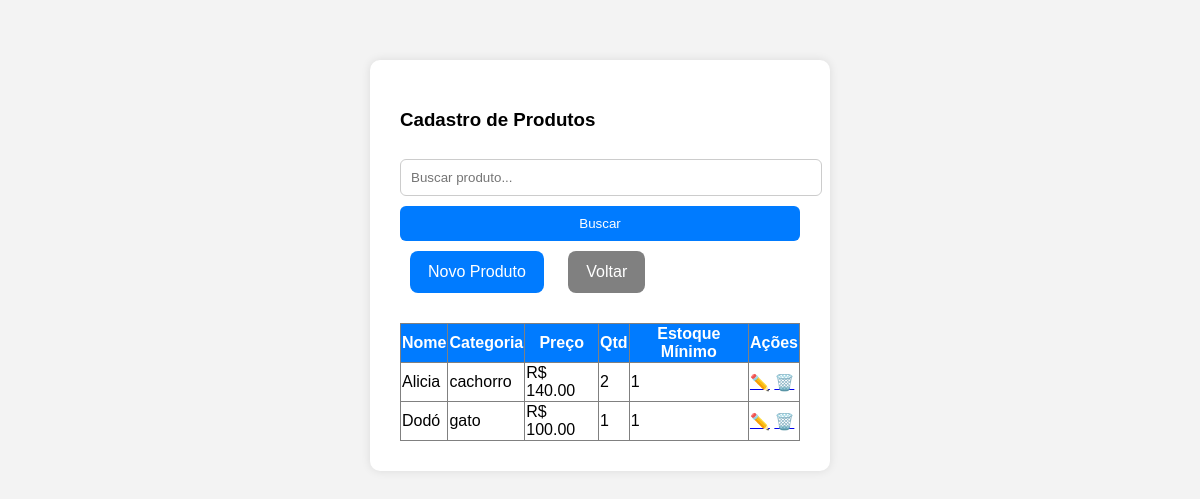
/produtos/, run on the app's committed database.
### produtos/models.py (models this page shows, shortened)
class Produto(models.Model):
    nome = models.CharField(max_length=100)
    categoria = models.CharField(max_length=50)
    preco = models.DecimalField(max_digits=10, decimal_places=2)
    quantidade_estoque = models.IntegerField(default=0)
    estoque_minimo = models.IntegerField(default=0)
    descricao = models.CharField(max_length=255, blank=True, null=True)

### produtos/views.py (the view)
# urls.py: path('', views.lista_produtos, name='lista_produtos'),
def lista_produtos(request):
    query = request.GET.get('q')
    if query:
        produtos = Produto.objects.filter(nome__icontains=query)
    else:
        produtos = Produto.objects.all().order_by('nome')
    return render(request, 'produtos/lista_produtos.html', {'produtos': produtos, 'query': query})

### produtos/templates/produtos/lista_produtos.html (shortened to what this page needs)
{% extends 'usuarios/base.html' %}
{% load static %}
{% block content %}
<div class="container">
    <h3>Cadastro de Produtos</h3>
    <form method="get">
        <input type="text" name="q" placeholder="Buscar produto..." value="{{ query|default:'' }}">
        <button type="submit">Buscar</button>
        <a href="{% url 'adicionar_produto' %}" class="menu-btn">Novo Produto</a>
        <a href="{% url 'home' %}" class="menu-btn" style="background-color: gray;">Voltar</a>
    </form>
    <table border="1" style="width:100%; margin-top:20px; border-collapse:collapse;">
        <thead>
            <tr style="background-color:#007bff; color:white;">
                <th>Nome</th>
                <th>Categoria</th>
                <th>Preço</th>
                <th>Qtd</th>
                <th>Estoque Mínimo</th>
                <th>Ações</th>
            </tr>
        </thead>
        <tbody>
            {% for p in produtos %}
            <tr>
                <td>{{ p.nome }}</td>
                <td>{{ p.categoria }}</td>
                <td>R$ {{ p.preco }}</td>
                <td>{{ p.quantidade_estoque }}</td>
                <td>{{ p.estoque_minimo }}</td>
                <td>
                    <a href="{% url 'editar_produto' p.id %}">✏️</a>
                    <a href="{% url 'excluir_produto' p.id %}" onclick="return confirm('Excluir este produto?')">🗑️</a>
                </td>
            </tr>
            {% empty %}
            <tr><td colspan="6" style="text-align:center;">Nenhum produto encontrado.</td></tr>
            {% endfor %}
        </tbody>
    </table>
</div>
{% endblock %}

### usuarios/static/usuarios/style.css (style rules this page uses)
body { font-family: Arial, sans-serif; background-color: #f3f3f3; margin: 0; padding: 0; display: flex; flex-direction: column; min-height: 100vh; }
.container { background-color: white; max-width: 400px; margin: 60px auto; padding: 30px; border-radius: 10px; box-shadow: 0px 0px 10px rgba(0,0,0,0.1); }
input, button { width: 100%; padding: 10px; margin-top: 10px; border-radius: 6px; border: 1px solid #ccc; }
button { background-color: #007bff; color: white; border: none; cursor: pointer; }
.menu-btn { display: inline-block; background-color: #007bff; color: white; text-decoration: none; padding: 12px 18px; margin: 10px; border-radius: 8px; transition: background-color 0.3s; }

### data on the page
Produto: nome "Alicia", categoria "cachorro", preco "140.00", quantidade_estoque "2", estoque_minimo "1"
Produto: nome "Dodó", categoria "gato", preco "100.00", quantidade_estoque "1", estoque_minimo "1"
